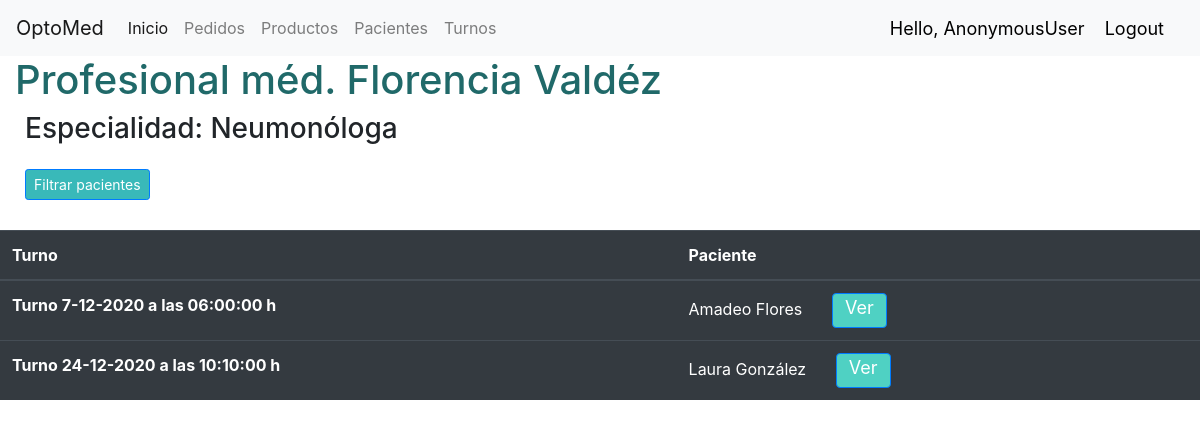
The app's page /turnos/medico/2 with its own data.
### turnos/models.py (models this page shows, shortened)
class Medico(models.Model):
  nombre = models.CharField(max_length=200, null=True)
  especialidad = models.CharField(max_length=200, null=True)
  fecha_creación = models.DateTimeField(auto_now_add=True, null=True)

class Turno(models.Model):
  ESTADO = (
            ('Solicitado', 'Solicitado'),
            ('Cumplido', 'Cumplido'),
            ('No cumplido', 'No cumplido')
            )
  paciente = models.ForeignKey('pacientes.Paciente', null=True, on_delete=models.CASCADE)
  turno_dia = models.DateField()
  turno_hora = models.TimeField()
  estado_turno = models.CharField(max_length=20, null=True, choices=ESTADO)
  médico = models.ForeignKey('turnos.Medico', null=True, on_delete=models.CASCADE)
  def __str__(self):
    return f'Turno {self.turno_dia.day}-{self.turno_dia.month}-{self.turno_dia.year} a las {self.turno_hora} h'

### pacientes/models.py (models this page shows)
class Paciente(models.Model):
  nombre = models.CharField(max_length=200, null=True)
  teléfono = models.CharField(max_length=200, null=True)
  email = models.CharField(max_length=200, null=True)
  fecha_creación = models.DateTimeField(auto_now_add=True, null=True)
  historial = models.CharField(max_length=1500, null=True)
  def __str__(self):
    return self.nombre

### turnos/views.py (the view)
# urls.py: path("medico/<int:medico_id>", views.medico, name="medico"),
def medico(request, medico_id):
  medico = Medico.objects.get(pk=medico_id)
  turnos = Turno.objects.filter(médico__pk=medico_id)
  pacientes = Paciente.objects.all()
  context_medico = {'turnos': turnos, 'medico': medico, 'pacientes': pacientes}
  return render(request, "turnos/medico.html", context_medico)

### turnos/templates/turnos/medico.html (shortened to what this page needs)
{% extends "turnos/layout.html" %}
{% load static %}
{% block body %}
  <h1> Profesional méd. {{ medico.nombre }} </h1>
  <h3 style="margin-left: 25px;"> Especialidad: {{ medico.especialidad }}</h3>
  <form action="" method="GET">
    <input type="submit" class="btn btn-primary btn-sm" style="background-color: #39b9b9; margin: 15px 0 30px 25px;" value="Filtrar pacientes">
  </form>
<table class="table table-hover table-dark">
  <thead>
    <tr>
      <th scope="col">Turno</th>
      <th scope="col">Paciente </th>
    </tr>
  </thead>
  <tbody>
        {% for turno in turnos %}
          <tr>
          <th scope="row">{{ turno }}</th>
          <td>{{ turno.paciente }} <a href="{% url 'pacientes:paciente_medico' turno.paciente.pk %}" class="btn btn-primary" style="background-color: #4fd1c3; height: 35px; width: 55px; font-size: 18px; text-align: center; padding: 0; margin-left: 25px;">Ver</a></td>
          </tr>
        {% endfor %}
  </tbody>
</table>
{% endblock %}

### turnos/static/turnos/styles.css (style rules this page uses)
body { margin: 0; padding: 0; }
h1 { color: rgb(32, 105, 105); margin: 25px 15px; }
tr { height: 50px; }
.btn-primary { background-color: rgb(32, 105, 105); }

### records on screen
Medico: nombre "Florencia Valdéz", especialidad "Neumonóloga"
Turno: turno_dia+turno_hora "Turno 7-12-2020 a las 06:00:00 h", paciente "Amadeo Flores"
Turno: turno_dia+turno_hora "Turno 24-12-2020 a las 10:10:00 h", paciente "Laura González"

### other values on screen
{{ request.user }} "AnonymousUser"
